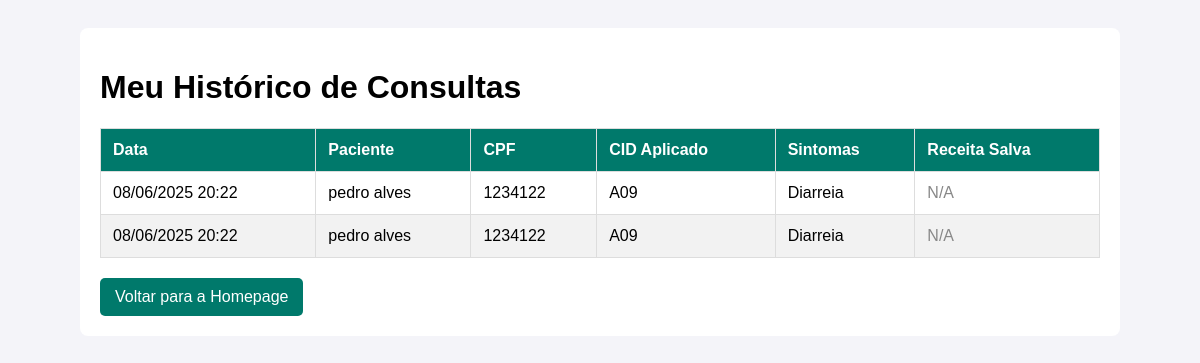
The app's page /aplicacao/historico/ (signed in) with its own data.
### aplicacao/models.py (models this page shows, shortened)
class Consulta(models.Model):
    medico = models.ForeignKey(User, on_delete=models.SET_NULL, null=True, related_name="consultas")
    paciente_nome = models.CharField(max_length=100)
    paciente_cpf = models.CharField(max_length=14)
    paciente_idade = models.CharField(max_length=50, blank=True, null=True)
    paciente_peso = models.CharField(max_length=50, blank=True, null=True)
    sintomas = models.TextField()
    cid_aplicado = models.ForeignKey(CID, on_delete=models.SET_NULL, null=True)
    data_consulta = models.DateTimeField(auto_now_add=True)
    receita_gerada = models.ForeignKey(
        'ReceitaPersonalizada', # Aponta para o modelo ReceitaPersonalizada
        on_delete=models.SET_NULL, # Se a receita for deletada, o campo na consulta fica nulo, mas a consulta não é apagada.
        null=True,                 # Permite que este campo seja nulo no banco de dados (nem toda consulta gera uma receita salva).
        blank=True                 # Permite que o campo fique em branco em formulários.
    )

class CID(models.Model):
    codigo = models.CharField(max_length=10, unique=True, help_text="Ex: J06.9")
    descricao = models.CharField(max_length=255, help_text="Ex: Infecção aguda das vias aéreas superiores")

### aplicacao/views.py (the view)
# urls.py: path('historico/', views.historico_atendimento, name='historico_atendimento'),
@login_required
def historico_atendimento(request):
    consultas = Consulta.objects.filter(medico=request.user).order_by('-data_consulta')
    context = {
        'consultas': consultas
    }
    return render(request, 'aplicacao/historico_atendimento.html', context)

### templates/aplicacao/historico_atendimento.html (shortened to what this page needs)
<!DOCTYPE html>
<html lang="pt-br">
<head>
</head>
<body>
    <div class="container">
        <h1>Meu Histórico de Consultas</h1>
        <table>
            <thead>
                <tr>
                    <th>Data</th>
                    <th>Paciente</th>
                    <th>CPF</th>
                    <th>CID Aplicado</th>
                    <th>Sintomas</th>
                    <th>Receita Salva</th> </tr>
            </thead>
            <tbody>
                {% for consulta in consultas %}
                <tr>
                    <td>{{ consulta.data_consulta|date:"d/m/Y H:i" }}</td>
                    <td>{{ consulta.paciente_nome }}</td>
                    <td>{{ consulta.paciente_cpf }}</td>
                    <td>{{ consulta.cid_aplicado.codigo }}</td>
                    <td>{{ consulta.sintomas }}</td>
                    <td>
                        {% if consulta.receita_gerada %}
                            <a href="{% url 'ver_receita_salva' consulta.id %}">
                                {{ consulta.receita_gerada.titulo_personalizado }}
                            </a>
                        {% else %}
                            <span style="color: #888;">N/A</span>
                        {% endif %}
                    </td>
                </tr>
                {% empty %}
                <tr>
                    <td colspan="6">Nenhuma consulta registrada ainda.</td>
                </tr>
                {% endfor %}
            </tbody>
        </table>
        <a href="{% url 'homepage' %}" class="btn-voltar">Voltar para a Homepage</a>
    </div>
</body>
</html>

### templates/aplicacao/historico_atendimento.html (style rules this page uses)
body { font-family: sans-serif; background-color: #f4f4f9; padding: 20px; }
.container { max-width: 1000px; margin: auto; background: #fff; padding: 20px; border-radius: 8px; }
table { width: 100%; border-collapse: collapse; margin-top: 20px; }
th, td { padding: 12px; border: 1px solid #ddd; text-align: left; }
th { background-color: #00796b; color: white; }
tr:nth-child(even) { background-color: #f2f2f2; }
a.btn-voltar { display: inline-block; margin-top: 20px; padding: 10px 15px; background: #00796b; color: white; text-decoration: none; border-radius: 5px; }

### records on screen
Consulta: data_consulta "08/06/2025 20:22", paciente_nome "pedro alves", paciente_cpf "1234122", cid_aplicado.codigo "A09", sintomas "Diarreia", shows "N/A"
Consulta: data_consulta "08/06/2025 20:22", paciente_nome "pedro alves", paciente_cpf "1234122", cid_aplicado.codigo "A09", sintomas "Diarreia", shows "N/A"
